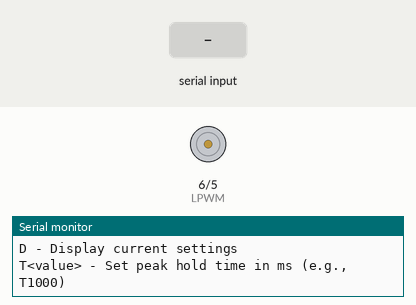
Recording of a sketch running on a simulated Arduino Uno, built with avr-gcc and run on an emulated ATmega328P. Shown: motor-driver pin pairs drawn as motors (green arrow = first pin HIGH = forward, orange = second pin HIGH = backward, longer = more drive), the last lines printed to the serial monitor. The test bench sets the inputs (shaded band).

Above: at 1.7 s.
1.8 s: "S\n" received over Serial
At 3.3 s:
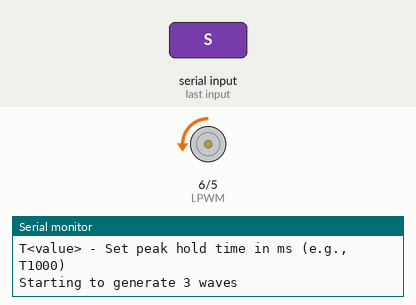
4.8 s: "H\n" received over Serial
6.6 s: "s\n" received over Serial
At 9.43 s:
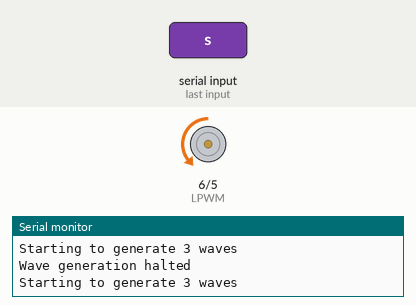
9.6 s: "h\n" received over Serial
Timing chart, 0 to 12.4 s (numbered marks = the images above; inputs shaded):
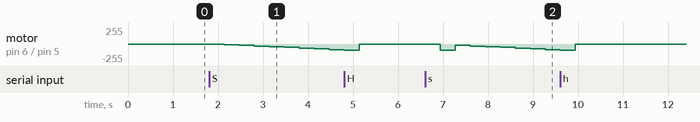

The sketch:

magnetic_field_generator.ino
```cpp
// Define the PWM pins for the single BTS7960 motor driver
const int RPWM = 5;
const int LPWM = 6;

// Current control parameters
const float supplyVoltage = 12.0;
const float coilResistance = 1.0;
float peakCurrent = 5.0;
int motorPower = 0;

// BTS7960 driver compensation factor
const float driverCompensationFactor = 2.5;  // Adjust based on testing

// Frequency and timing parameters

const float frequencyHz = 0.02;
float angle = 0.0;
int delayTime;
float periodMs;
int peakHoldTime = 1000;// youyi this is time at peak in ms


// Wave control parameters
int totalWaves = 3;
int currentWave = 0;
boolean generatingWaves = false;

// Operation mode
enum OperationMode { UP_ONLY, UP_DOWN };
OperationMode opMode = UP_DOWN;  // Default to bidirectional

// Serial command buffer
String cmdBuffer = "";
boolean cmdComplete = false;

void setup() {
  pinMode(RPWM, OUTPUT);
  pinMode(LPWM, OUTPUT);

  Serial.begin(9600);

  // Calculate PWM value based on desired current
  motorPower = calculatePwmForCurrent(peakCurrent);

  periodMs = 1000.0 / frequencyHz;
  delayTime = periodMs / 150.0;

  // Display initial settings
  displayCurrentSettings();

  Serial.println("Commands: ");
  Serial.println("C<value> - Set peak current in amps (e.g., C5)");
  Serial.println("W<value> - Set number of waves to generate (e.g., W8)");
  Serial.println("UP - Set mode to clockwise only (absolute sine wave)");
  Serial.println("UPDOWN - Set mode to bidirectional (normal sine wave)");
  Serial.println("S - Start generating waves");
  Serial.println("H - Halt/stop wave generation");
  Serial.println("D - Display current settings");
  Serial.println("T<value> - Set peak hold time in ms (e.g., T1000)");
}

void displayCurrentSettings() {
  Serial.println("\n------ CURRENT SETTINGS ------");
  Serial.print("Peak Current: ");
  Serial.print(peakCurrent);
  Serial.println(" A");
  Serial.print("Number of Waves: ");
  Serial.println(totalWaves);
  Serial.print("Frequency: ");
  Serial.print(frequencyHz);
  Serial.println(" Hz");
  Serial.print("PWM Value: ");
  Serial.print(motorPower);
  Serial.println(" (0-255)");
  Serial.print("Mode: ");
  Serial.println(opMode == UP_ONLY ? "UP (clockwise only)" : "UPDOWN (bidirectional)");
  Serial.print("Peak Hold Time: ");
  Serial.print(peakHoldTime);
  Serial.println(" ms");
  Serial.println("----------------------------\n");
}

int calculatePwmForCurrent(float targetCurrent) {
  // Limit current to what the power supply can provide
  float maxCurrent = supplyVoltage / coilResistance;
  if (targetCurrent > maxCurrent) {
    targetCurrent = maxCurrent;
    Serial.print("Warning: Current limited to maximum: ");
    Serial.print(maxCurrent);
    Serial.println("A");
  }

  // Calculate the needed voltage with compensation factor
  float voltageNeeded = targetCurrent * coilResistance * driverCompensationFactor;

  // Convert to PWM value (0-255)
  int pwmValue = (voltageNeeded / supplyVoltage) * 255;

  // Ensure the value is in valid range
  return constrain(pwmValue, 0, 255);
}

void controlMotor(int power) {
  power = constrain(power, -255, 255);

  if (power > 0) {
    analogWrite(RPWM, power);
    analogWrite(LPWM, 0);
  } else if (power < 0) {
    analogWrite(RPWM, 0);
    analogWrite(LPWM, -power);
  } else {
    analogWrite(RPWM, 0);
    analogWrite(LPWM, 0);
  }
}

bool sinusoidalPeakControl() {
  float sineValue = sin(angle);
  float motorSinePower;

  // Apply the selected operation mode
  if (opMode == UP_ONLY) {
    // Absolute value of sine for UP_ONLY mode (clockwise only)
    motorSinePower = motorPower * abs(sineValue);
  } else {
    // Normal sine wave for UP_DOWN mode (bidirectional)
    motorSinePower = motorPower * sineValue;
  }

  // Control the motor
  controlMotor((int)motorSinePower);

  // Peak hold logic
  if (abs(motorSinePower) > motorPower * 0.98) {
    delay(peakHoldTime);
  } else {
    delay(delayTime);
  }

  // Increment angle
  angle += (2 * PI * delayTime) / periodMs;

  // Check if we've completed a wave
  if (angle >= 2 * PI) {
    angle -= 2 * PI;
    currentWave++;

    Serial.print("Wave ");
    Serial.print(currentWave);
    Serial.print(" of ");
    Serial.print(totalWaves);
    Serial.println(" completed");

    if (currentWave >= totalWaves && totalWaves > 0) {
      controlMotor(0);
      currentWave = 0;
      generatingWaves = false;
      Serial.println("Completed wave generation");
      return false;
    }
  }
  return true;
}

// Function to read characters from Serial and build a command
void serialEvent() {
  while (Serial.available()) {
    char inChar = (char)Serial.read();

    // Add character to buffer if it's not a newline or carriage return
    if (inChar != '\n' && inChar != '\r') {
      cmdBuffer += inChar;
    }

    // Mark command as complete when newline received
    if (inChar == '\n') {
      cmdComplete = true;
    }
  }
}

void processCommand() {
  if (cmdComplete) {
    cmdBuffer.trim(); // Remove any whitespace

    // Check for mode commands first (these are longer than single letters)
    if (cmdBuffer.equalsIgnoreCase("UP")) {
      opMode = UP_ONLY;
      Serial.println("Mode set to UP (clockwise only)");
      displayCurrentSettings();
    }
    else if (cmdBuffer.equalsIgnoreCase("UPDOWN")) {
      opMode = UP_DOWN;
      Serial.println("Mode set to UPDOWN (bidirectional)");
      displayCurrentSettings();
    }
    // Now check for single-letter commands
    else if (cmdBuffer.length() > 0) {
      char command = cmdBuffer.charAt(0);
      String value = "";
      if (cmdBuffer.length() > 1) {
        value = cmdBuffer.substring(1);
      }

      switch (command) {
        case 'C':
        case 'c':
          if (value.length() > 0) {
            float newCurrent = value.toFloat();
            if (newCurrent > 0) {
              peakCurrent = newCurrent;
              motorPower = calculatePwmForCurrent(peakCurrent);
              Serial.print("New current set to: ");
              Serial.print(peakCurrent);
              Serial.print("A, PWM value: ");
              Serial.println(motorPower);
              displayCurrentSettings();
            }
          }
          break;

        case 'W':
        case 'w':
          if (value.length() > 0) {
            int newWaveCount = value.toInt();
            if (newWaveCount >= 0) {
              totalWaves = newWaveCount;
              Serial.print("Wave count set to: ");
              Serial.println(totalWaves);
              displayCurrentSettings();
            }
          }
          break;
        case 'T':
        case 't':
          if (value.length() > 0) {
            peakHoldTime = value.toInt();
            Serial.print("Peak hold time set to: ");
            Serial.print(peakHoldTime);
            Serial.println(" ms");
            displayCurrentSettings();
          }
          break;
        case 'S':
        case 's':
          currentWave = 0;
          angle = 0;
          generatingWaves = true;
          Serial.print("Starting to generate ");
          Serial.print(totalWaves);
          Serial.println(" waves");
          break;

        case 'H':
        case 'h':
          generatingWaves = false;
          controlMotor(0);
          Serial.println("Wave generation halted");
          break;

        case 'D':
        case 'd':
          displayCurrentSettings();
          break;

        default:
          Serial.println("Unknown command. Available commands:");
          Serial.println("C<value> - Set peak current in amps (e.g., C5)");
          Serial.println("W<value> - Set number of waves to generate (e.g., W8)");
          Serial.println("UP - Set mode to clockwise only (absolute sine wave)");
          Serial.println("UPDOWN - Set mode to bidirectional (normal sine wave)");
          Serial.println("S - Start generating waves");
          Serial.println("H - Halt/stop wave generation");
          Serial.println("D - Display current settings");
          Serial.println("T<value> - Set peak hold time in ms (e.g., T1000)");
          break;
      }
    }

    // Reset for next command
    cmdBuffer = "";
    cmdComplete = false;
  }
}

void loop() {
  // Check and process any serial commands
  serialEvent();  // Read any available serial data
  processCommand();  // Process any complete command

  // Generate waves if the flag is set
  if (generatingWaves) {
    generatingWaves = sinusoidalPeakControl();
  }
}
```

Measured:
- after the input at 1.8 s, motor on pin 6 (LPWM) / pin 5 (RPWM): moves from stopped to backward 83/255 over 2.3 s, starting after 0.34 s
- after the input at 6.6 s, motor on pin 6 (LPWM) / pin 5 (RPWM): stopped → backward 93/255 after 0.34 s, → backward 21/255 0.33 s later, → backward 31/255 0.33 s later, → backward 42/255 0.33 s later, … (8 changes in this stretch)
